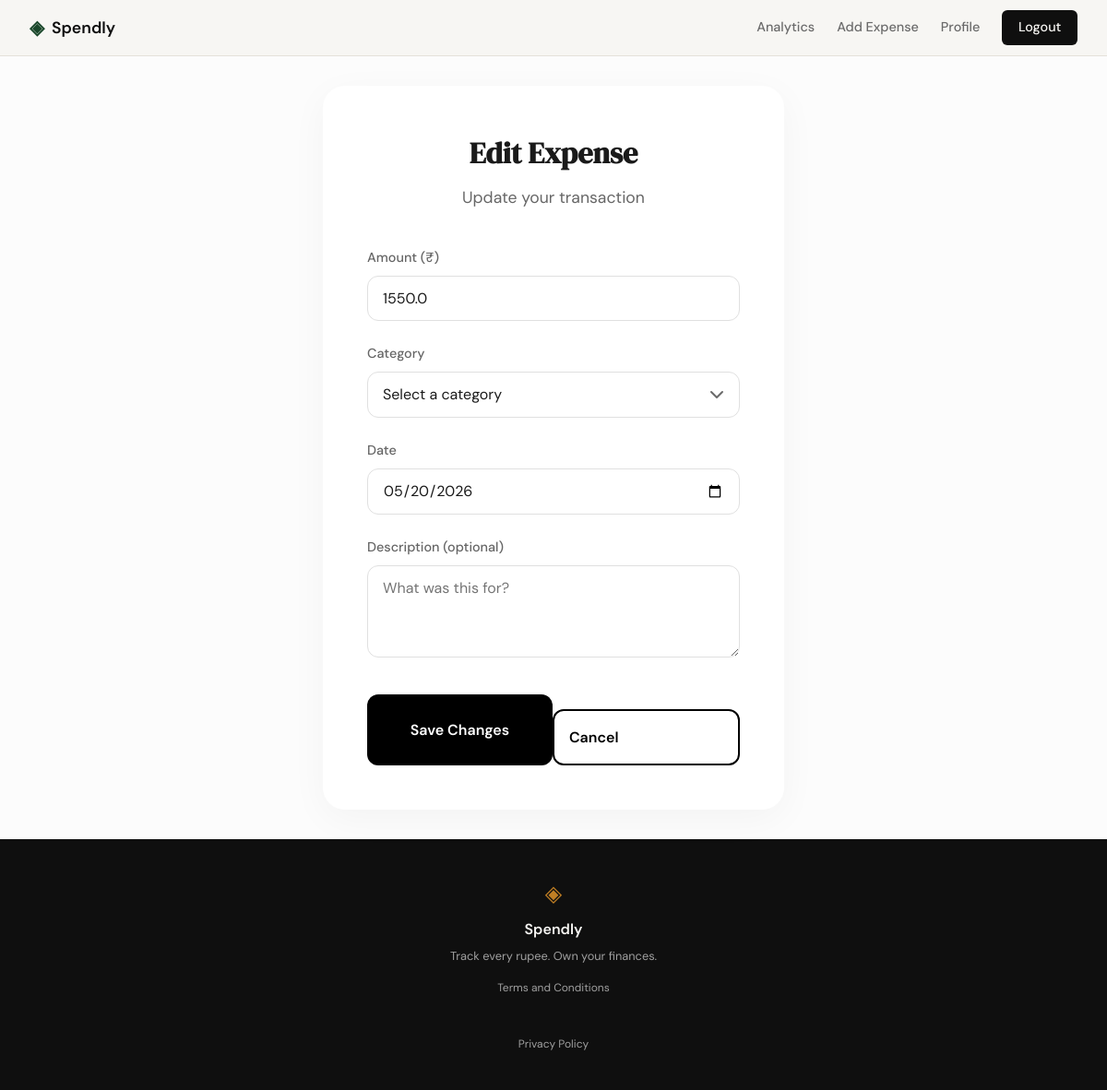
The app's page /expenses/17/edit (signed in), older data.
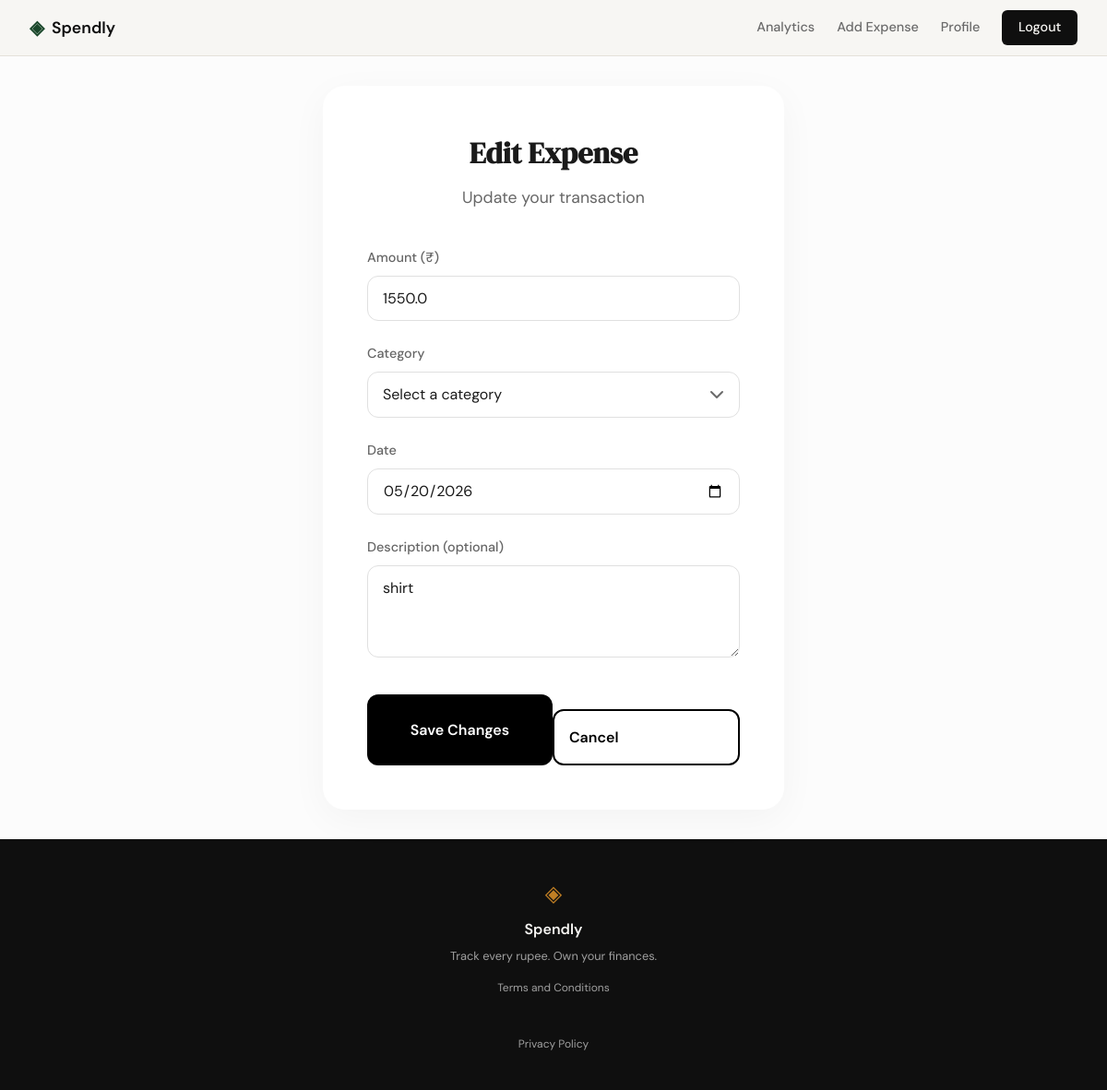
The same page, newer data.
### tables this page shows
CREATE TABLE expenses (
            id INTEGER PRIMARY KEY AUTOINCREMENT,
            user_id INTEGER NOT NULL,
            amount REAL NOT NULL,
            category TEXT NOT NULL,
            date TEXT NOT NULL,
            description TEXT,
            created_at TEXT DEFAULT (datetime('now')),
            FOREIGN KEY (user_id) REFERENCES users(id)
        );

### app.py (the view, shortened to what this page needs)
@app.route("/expenses/<int:id>/edit", methods=["GET", "POST"])
def edit_expense(id):
    if not session.get("user_id"):
        return redirect(url_for("login"))
    user_id = session["user_id"]
    if request.method == "GET":
        expense = get_expense_by_id(id, user_id)
        if expense is None:
            abort(404)
        categories = ["Food", "Transport", "Bills", "Health", "Entertainment", "Shopping", "Other"]
        return render_template("edit_expense.html",
                             expense=expense,
                             categories=categories)

### database/db.py (called while the page is built)
def get_db():
    conn = sqlite3.connect(DATABASE)
    conn.row_factory = sqlite3.Row
    conn.execute("PRAGMA foreign_keys = ON")
    return conn

### database/queries.py (called while the page is built)
def get_expense_by_id(expense_id, user_id):
    conn = get_db()
    cursor = conn.cursor()
    cursor.execute(
        "SELECT id, user_id, amount, category, date, description FROM expenses WHERE id = ? AND user_id = ?",
        (expense_id, user_id)
    )
    expense = cursor.fetchone()
    conn.close()
    return expense

### templates/edit_expense.html (shortened to what this page needs)
{% extends "base.html" %}
{% block head %}
<link rel="stylesheet" href="{{ url_for('static', filename='css/edit_expense.css') }}">
{% endblock %}
{% block content %}
<div class="edit-expense-page">
    <div class="expense-form-card">
        <h2 class="form-title">Edit Expense</h2>
        <p class="form-subtitle">Update your transaction</p>
        <form method="POST" action="{{ url_for('edit_expense', id=expense.id) }}" class="expense-form">
            <div class="form-group">
                <label for="amount">Amount (₹)</label>
                <input type="number"
                       id="amount"
                       name="amount"
                       step="0.01"
                       min="0.01"
                       required
                       value="{{ amount if amount is defined else expense.amount }}"
                       placeholder="0.00">
            </div>
            <div class="form-group">
                <label for="category">Category</label>
                <select id="category" name="category" required>
                    <option value="" disabled {% if not category or category == '' %}selected{% endif %}>Select a category</option>
                </select>
            </div>
            <div class="form-group">
                <label for="date">Date</label>
                <input type="date"
                       id="date"
                       name="date"
                       required
                       value="{{ date if date is defined else expense.date }}">
            </div>
            <div class="form-group">
                <label for="description">Description (optional)</label>
                <textarea id="description"
                          name="description"
                          maxlength="200"
                          placeholder="What was this for?">{{ description if description is defined else expense.description or '' }}</textarea>
            </div>
            <div class="form-actions">
                <button type="submit" class="btn btn-primary">Save Changes</button>
                <a href="{{ url_for('profile') }}" class="btn btn-secondary">Cancel</a>
            </div>
        </form>
    </div>
</div>
{% endblock %}

### templates/base.html (shortened to what this page needs)
<!DOCTYPE html>
<html lang="en">
<head>
    <link rel="stylesheet" href="{{ url_for('static', filename='css/style.css') }}">
    {% block head %}{% endblock %}
</head>
<body>
    <nav class="navbar">
        <div class="nav-inner">
            <a href="{{ url_for('landing') }}" class="nav-brand">
                <span class="brand-icon">◈</span>
                <span class="brand-name">Spendly</span>
            </a>
            <div class="nav-links">
                {% if session.get('user_id') %}
                    <a href="{{ url_for('analytics') }}" class="{% if request.path == '/analytics' %}active{% endif %}">Analytics</a>
                    <a href="{{ url_for('add_expense') }}">Add Expense</a>
                    <a href="{{ url_for('profile') }}">Profile</a>
                    <a href="{{ url_for('logout') }}" class="nav-cta">Logout</a>
                {% else %}
                    <a href="{{ url_for('login') }}">Sign in</a>
                    <a href="{{ url_for('register') }}" class="nav-cta">Get started</a>
                {% endif %}
            </div>
        </div>
    </nav>
    <main class="main-content">
        {% block content %}{% endblock %}
    </main>
    <footer class="footer">
        <div class="footer-inner">
            <span class="brand-icon">◈</span>
            <span class="footer-name">Spendly</span>
            <p class="footer-copy">Track every rupee. Own your finances.</p>
            <div class="footer-links">
                <a href="/terms">Terms and Conditions</a><br>
                <a href="/privacy">Privacy Policy</a>
            </div>
        </div>
    </footer>
</body>
</html>

### static/css/style.css (style rules this page uses)
:root { --ink: #0f0f0f; --ink-soft: #2d2d2d; --ink-muted: #6b6b6b; --ink-faint: #a0a0a0; --paper: #f7f6f3; --paper-warm: #f0ede6; --paper-card: #ffffff; --accent: #1a472a; --accent-light: #e8f0eb; --accent-2: #c17f24; --accent-2-light: #fdf3e3; --danger: #c0392b; --danger-light: #fdecea; --border: #e4e1da; --border-soft: #eeebe4; --font-display: 'DM Serif Display', Georgia, serif; --font-body: 'DM Sans', system-ui, sans-serif; --max-width: 1200px; --auth-width: 440px; --radius-sm: 6px; --radius-md: 12px; --radius-lg: 20px; }
*, *::before, *::after { box-sizing: border-box; margin: 0; padding: 0; }
html { font-size: 16px; scroll-behavior: smooth; }
body { background: var(--paper); color: var(--ink); font-family: var(--font-body); font-size: 1rem; line-height: 1.6; -webkit-font-smoothing: antialiased; }
a { color: inherit; text-decoration: none; }
.navbar { position: sticky; top: 0; z-index: 100; background: var(--paper); border-bottom: 1px solid var(--border); padding: 0 2rem; }
.nav-inner { max-width: var(--max-width); margin: 0 auto; height: 60px; display: flex; align-items: center; justify-content: space-between; }
.nav-brand { display: flex; align-items: center; gap: 0.5rem; font-family: var(--font-body); font-weight: 600; font-size: 1.1rem; color: var(--ink); }
.brand-icon { color: var(--accent); font-size: 1.3rem; }
.brand-name { color: var(--ink); }
.nav-links { display: flex; align-items: center; gap: 1.5rem; font-size: 0.9rem; font-weight: 500; }
.nav-links a { color: var(--ink-muted); transition: color 0.2s; }
.nav-cta { background: var(--ink) !important; color: var(--paper) !important; padding: 0.45rem 1.1rem; border-radius: var(--radius-sm); transition: background 0.2s !important; }
.main-content { min-height: calc(100vh - 60px - 100px); }
.btn-secondary { display: inline-block; background: var(--ink); color: var(--paper); padding: 0.75rem 1.5rem; border-radius: 12px; font-family: var(--font-body); font-size: 0.9rem; font-weight: 500; cursor: pointer; border: none; transition: background 0.2s; text-decoration: none; }
.btn-primary { display: inline-block; background: var(--ink); color: var(--paper); padding: 0.65rem 1.5rem; border-radius: var(--radius-sm); font-family: var(--font-body); font-size: 0.9rem; font-weight: 500; cursor: pointer; border: none; transition: background 0.2s; text-decoration: none; }
.form-group { margin-bottom: 1.25rem; }
.form-group label { display: block; font-size: 0.85rem; font-weight: 500; color: var(--ink-soft); margin-bottom: 0.4rem; }
.footer { background: var(--ink); color: var(--paper); padding: 2.5rem 2rem; text-align: center; }
.footer-inner { display: flex; flex-direction: column; align-items: center; gap: 0.4rem; }
.footer .brand-icon { color: var(--accent-2); font-size: 1.5rem; }
.footer-name { font-weight: 600; font-size: 1rem; }
.footer-copy { font-size: 0.8rem; color: var(--ink-faint); }
.footer-links { display: flex; flex-direction: column; gap: 0.5rem; margin-top: 0.5rem; }
.footer-links a { font-size: 0.75rem; color: var(--ink-faint); transition: color 0.2s; }

Row changes from the older to the newer data that the page shows:
changed expenses: description (not shown) → "shirt"
